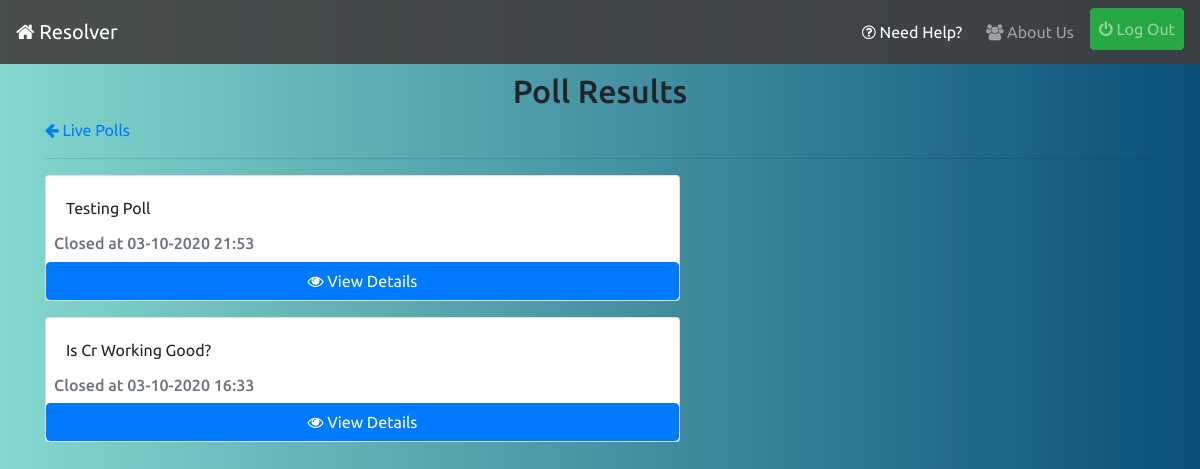
The page /polling/results/ (signed in) on the database as committed earlier.
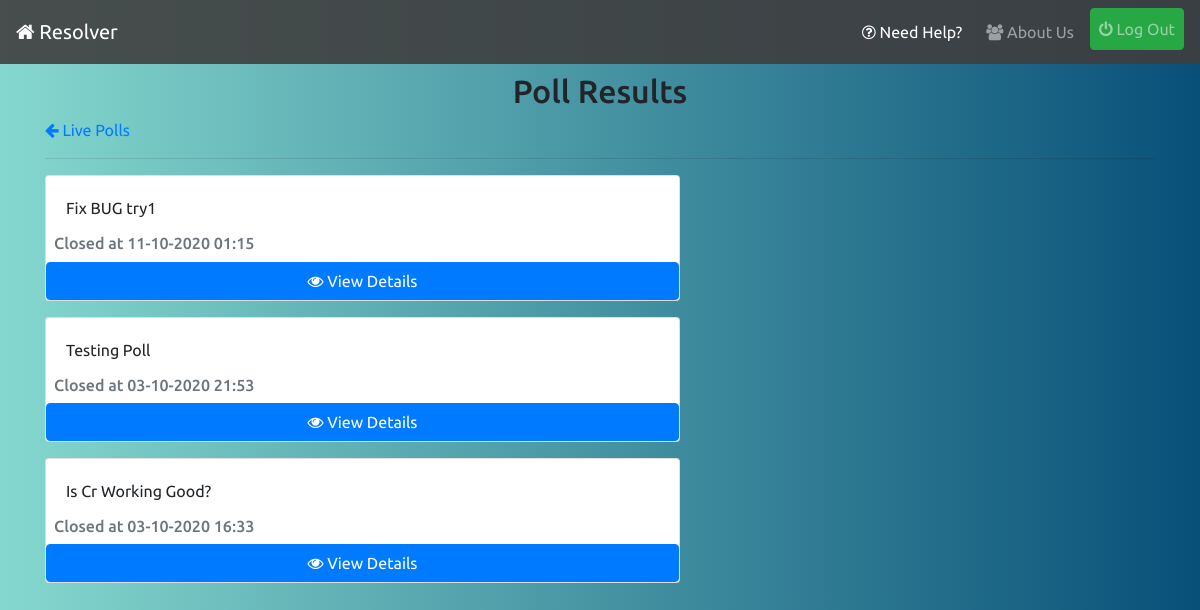
The same page on the database as committed later.
### polling/models.py (models this page shows, shortened)
class Poll(models.Model):
    user = models.ForeignKey(UserInfo,on_delete=models.CASCADE,related_name='polluser',blank=True)
    statement = models.CharField(max_length=128)
    options = models.ManyToManyField(Option,blank=True,related_name='poll')
    department = models.CharField(max_length=20,blank=True)
    join = models.CharField(max_length=4,blank=True)
    active = models.BooleanField(default=True)
    timestamp = models.DateTimeField(auto_now_add=True)
    updated = models.DateTimeField(auto_now=True)

### polling/views.py (the view)
# urls.py: path('results/',views.poll_results_list,name='result-list'),
@login_required
def poll_results_list(request):
    qs = Poll.objects.filter(active=False,department=request.user.info.department,join=request.user.info.join_year).order_by('-updated')
    return render(request,'polling/poll-results-list.html',{'object_list':qs})

### polling/templates/polling/poll-results-list.html
{% extends 'base.html' %}
{% block content %}
<h2 class="mt-2 text-center">Poll Results</h2>
<a class="mt-2" href="{% url 'polling:list' %}"><i class="fa fa-arrow-left"></i> Live Polls</a>
<hr>
<div class="row">
    {% for object in object_list %}
    <div class="col-lg-7 col-md-10 col-sm-12 mb-3">
        <div class="card">
            <div class="card-body">
                {{object.statement}}
            </div>
            <h6 class="card-subtitle mb-2 ml-2 text-muted">Closed at {{object.updated|date:'d-m-Y H:i'}}</h6>
            <a class="btn btn-primary" href="{% url 'polling:result-detail' object.id %}"><i class="fa fa-eye"></i> View Details</a>
        </div>
    </div>
    {% empty %}
    <p class="lead my-2 ml-2">No Closed Polls Yet!</p>
    {% endfor %}
</div>
{% endblock %}

### templates/base.html (shortened to what this page needs)
{% load static %}
<!doctype html>
<html lang="en">
  <head>
     <link rel="stylesheet" href="https://stackpath.bootstrapcdn.com/bootstrap/4.5.2/css/bootstrap.min.css">
     <link rel="stylesheet" href="{% static 'css/style.css' %}">
    <link rel="stylesheet" href="https://stackpath.bootstrapcdn.com/font-awesome/4.7.0/css/font-awesome.min.css">
  </head>
  <body>
      <nav style="background-color:rgba(63, 61, 61, 0.89) ;" class="navbar navbar-expand-lg navbar-dark sticky-top">
        <a class="navbar-brand" href="{% url 'reporter:index' %}"><i class="fa fa-home"></i> Resolver</a>
        <div class="collapse navbar-collapse" id="navbarSupportedContent">
          <ul class="navbar-nav ml-auto">
            <li class="nav-item active">
              <a class="nav-link my-1 mr-2 text-center" href="{% url 'reporter:documentation' %}"><i class="fa fa-question-circle-o"></i> Need Help?</a>
            </li>
            <li class="nav-item">
              <a class="nav-link my-1 mr-2 text-center" href="{% url 'reporter:about' %}"><i class="fa fa-users"></i> About Us<span class="sr-only">(current)</span></a>
            </li>
            {% if request.user.is_authenticated %}
            <li class="nav-item">
              <a class="nav-link btn btn-success" href="{% url 'account_logout' %}"><i class="fa fa-power-off"></i> Log Out</a>
            </li>
            {% endif %}
          </ul>
        </div>
      </nav>
    <div class="container">
      {% block content %} {% endblock %}
    </div>
  </body>
</html>

### static/css/style.css (style rules this page uses)
body { background: #085078; background: -webkit-linear-gradient(to right, #85D8CE, #085078); background: linear-gradient(to right, #85D8CE, #085078); font-family: 'Ubuntu', sans-serif; }

Rows that differ between the two databases and show on the page:
added Poll: statement "Fix BUG try1", updated "11-10-2020 01:15"
